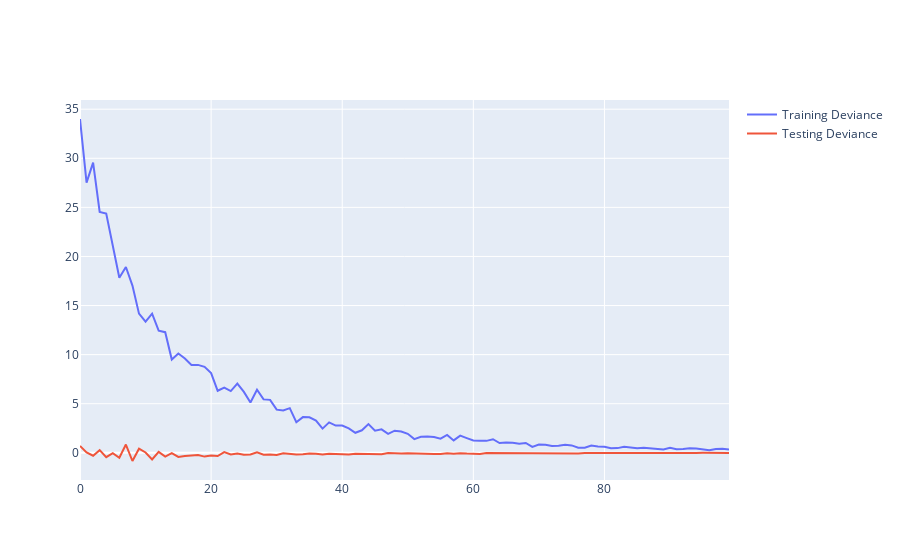

The notebook cell this image was saved under:
### Markdown cell above
And add the two lines, one for training deviance and one for testing deviance:

- `with fig do add_scatter using` a list containing
    - freestyle `x=np.arange(0,100)` (this creates a list of 1 to 100 for the x-axes, where 100 is our number of models in the boosted model)
    - freestyle `y=gradientBoostingClassifier.train_score_`
    - freestyle `name="Training Deviance"`

- `with fig do add_scatter using` a list containing
    - freestyle `x=np.arange(0,100)` 
    - freestyle `y=gradientBoostingClassifier.oob_improvement_` 
    - freestyle `name="Testing Deviance"`

### Code cell
fig.add_scatter(x=np.arange(0,100), y=gradientBoostingClassifier.train_score_, name="Training Deviance")

fig.add_scatter(x=np.arange(0,100), y=gradientBoostingClassifier.oob_improvement_, name="Testing Deviance")

#<xml xmlns="https://developers.google.com/blockly/xml"><variables><variable id="FuH.yx^v|kVlL!174TwM">fig</variable></variables><block type="varDoMethod" id="t+LX0/GT`Qh5{V)D|_Do" x="8" y="108"><field name="VAR" id="FuH.yx^v|kVlL!174TwM">fig</field><field name="MEMBER">add_scatter</field><data>fig:add_scatter</data><value name="INPUT"><block type="lists_create_with" id="$P.j=XWx|B{Y).~[lezc"><mutation items="3"></mutation><value name="ADD0"><block type="dummyOutputCodeBlock" id="Hwlm,itF~DgkC;2v8pR#"><field name="CODE">x=np.arange(0,100)</field></block></value><value name="ADD1"><block type="dummyOutputCodeBlock" id="?Vn@H0+:Y,rip,w8aKf2"><field name="CODE">y=gradientBoostingClassifier.train_score_</field></block></value><value name="ADD2"><block type="dummyOutputCodeBlock" id="GJ2OO1n10FnddKV3eGZ)"><field name="CODE">name="Training Deviance"</field></block></value></block></value></block><block type="varDoMethod" id="%th4!T:T(hpvb_^]Me[#" x="15" y="192"><field name="VAR" id="FuH.yx^v|kVlL!174TwM">fig</field><field name="MEMBER">add_scatter</field><data>fig:add_scatter</data><value name="INPUT"><block type="lists_create_with" id="JUgueIjO?}v?1eij{k0H"><mutation items="3"></mutation><value name="ADD0"><block type="dummyOutputCodeBlock" id="@pg^4a/R,=aqA`%8At`r"><field name="CODE">x=np.arange(0,100)</field></block></value><value name="ADD1"><block type="dummyOutputCodeBlock" id=",KXsqS*+JycIh?{g;`vQ"><field name="CODE">y=gradientBoostingClassifier.oob_improvement_</field></block></value><value name="ADD2"><block type="dummyOutputCodeBlock" id="B5jcBj.Fhb9nYG#1H/]z"><field name="CODE">name="Testing Deviance"</field></block></value></block></value></block></xml>

### Figure 1 — Plotly figure (JSON) as saved in the notebook; plotly's stock layout.template omitted (floating-point values rounded to 4 significant figures)
{"data": [{"name": "Training Deviance", "type": "scatter", "x": [0, 1, 2, 3, 4, 5, 6, 7, 8, 9, 10, 11, 12, 13, 14, 15, 16, 17, 18, 19, 20, 21, 22, 23, 24, 25, 26, 27, 28, 29, 30, 31, 32, 33, 34, 35, 36, 37, 38, 39, 40, 41, 42, 43, 44, 45, 46, 47, 48, 49, 50, 51, 52, 53, 54, 55, 56, 57, 58, 59, 60, 61, 62, 63, 64, 65, 66, 67, 68, 69, 70, 71, 72, 73, 74, 75, 76, 77, 78, 79, 80, 81, 82, 83, 84, 85, 86, 87, 88, 89, 90, 91, 92, 93, 94, 95, 96, 97, 98, 99], "y": [34.0, 27.52, 29.56, 24.53, 24.37, 20.95, 17.83, 18.93, 17.04, 14.18, 13.35, 14.18, 12.44, 12.28, 9.502, 10.11, 9.611, 8.944, 8.956, 8.753, 8.114, 6.32, 6.649, 6.283, 7.041, 6.207, 5.128, 6.42, 5.44, 5.392, 4.392, 4.303, 4.547, 3.12, 3.637, 3.615, 3.275, 2.462, 3.1, 2.77, 2.77, 2.485, 2.039, 2.295, 2.924, 2.248, 2.386, 1.933, 2.25, 2.165, 1.932, 1.39, 1.636, 1.667, 1.601, 1.445, 1.814, 1.26, 1.749, 1.496, 1.26, 1.232, 1.215, 1.38, 0.9973, 1.037, 1.025, 0.9335, 1.003, 0.5985, 0.8422, 0.82, 0.7034, 0.7142, 0.8311, 0.7503, 0.5145, 0.5134, 0.7432, 0.6499, 0.6194, 0.4697, 0.4769, 0.6136, 0.5085, 0.4584, 0.5025, 0.4481, 0.3266, 0.3461, 0.5021, 0.3674, 0.3875, 0.4504, 0.4297, 0.3119, 0.262, 0.3968, 0.4194, 0.3401]}, {"name": "Testing Deviance", "type": "scatter", "x": [0, 1, 2, 3, 4, 5, 6, 7, 8, 9, 10, 11, 12, 13, 14, 15, 16, 17, 18, 19, 20, 21, 22, 23, 24, 25, 26, 27, 28, 29, 30, 31, 32, 33, 34, 35, 36, 37, 38, 39, 40, 41, 42, 43, 44, 45, 46, 47, 48, 49, 50, 51, 52, 53, 54, 55, 56, 57, 58, 59, 60, 61, 62, 63, 64, 65, 66, 67, 68, 69, 70, 71, 72, 73, 74, 75, 76, 77, 78, 79, 80, 81, 82, 83, 84, 85, 86, 87, 88, 89, 90, 91, 92, 93, 94, 95, 96, 97, 98, 99], "y": [0.704, 0.04033, -0.2951, 0.27, -0.4497, -0.03727, -0.5, 0.842, -0.8357, 0.4217, 0.03576, -0.6837, 0.09197, -0.3876, -0.03937, -0.4186, -0.3182, -0.2887, -0.2155, -0.3872, -0.2731, -0.3263, 0.07436, -0.1752, -0.06885, -0.2068, -0.1799, 0.04371, -0.1932, -0.1782, -0.2158, -0.04985, -0.09666, -0.1779, -0.136, -0.06998, -0.09213, -0.1802, -0.0941, -0.1435, -0.162, -0.1741, -0.0977, -0.1024, -0.182, -0.1161, -0.1469, -0.01829, -0.05814, -0.07698, -0.04802, -0.07372, -0.07228, -0.1397, -0.1234, -0.1133, -0.05701, -0.09085, -0.03992, -0.0781, -0.07751, -0.1147, -0.02931, -0.03274, -0.01794, -0.03509, -0.01994, -0.05245, -0.06049, -0.04023, -0.005407, -0.03481, -0.05906, -0.05207, -0.03255, -0.02289, -0.06755, -0.01786, -0.03316, -0.02324, -0.02894, -0.0193, -0.01875, -0.01203, -0.02325, -0.01866, -0.02154, -0.02703, -0.03294, -0.02629, -0.02289, -0.01286, -0.02961, -0.02106, -0.01269, -0.002381, -0.02133, -0.01002, -0.007706, -0.01717]}], "layout": {"autosize": true, "xaxis": {"autorange": true, "range": [0, 99], "type": "linear"}, "yaxis": {"autorange": true, "range": [-2.771, 35.94], "type": "linear"}}}
